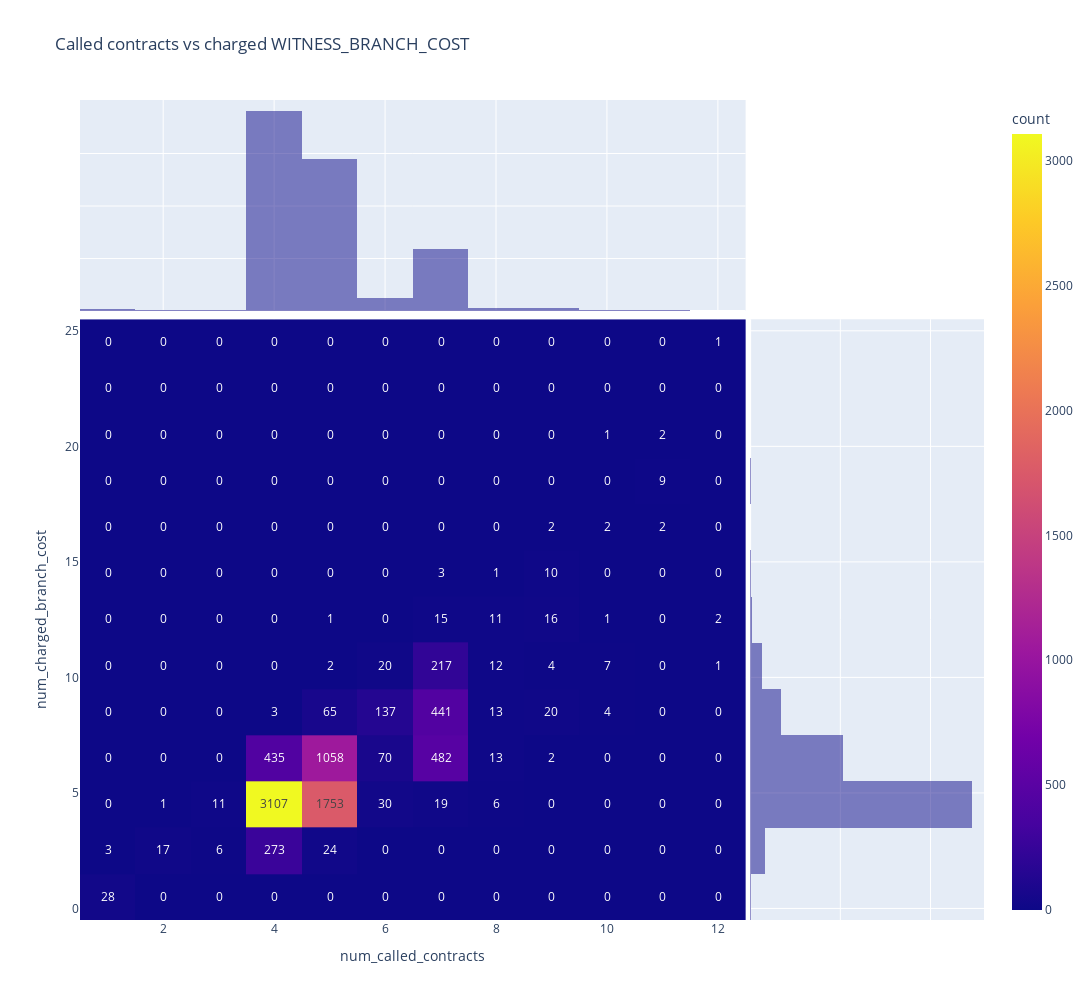

The notebook cell this image was saved under:
### Code cell
WITNESS_BRANCH_COST = 1900

# Create dataframe with: tx, num_contracts, avg_bytes_used_per_chunk, code_gas_used, charged_branch_cost_count, receipt_gas
df = contract_chunks_base_data.groupby("tx")
df = df.aggregate({"contract_addr": 'nunique', "bytes_used": 'mean', "gas_used": ['sum', lambda x: (x > WITNESS_BRANCH_COST).sum()]}).reset_index()

df2 = pd.DataFrame()
df2['tx'] = df['tx']
df2['num_called_contracts'] = df[('contract_addr', 'nunique')]
df2['avg_bytes_used_per_chunk'] = df[('bytes_used', 'mean')]
df2['code_gas_used'] = df[('gas_used', 'sum')]
df2['num_charged_branch_cost'] = df[('gas_used', '<lambda_0>')]

fig = px.density_heatmap(
    df2, 
    title="Called contracts vs charged WITNESS_BRANCH_COST",
    x="num_called_contracts", 
    y="num_charged_branch_cost", 
    marginal_x="histogram", 
    marginal_y="histogram", 
    nbinsx=20, 
    nbinsy=20,
    text_auto=True,
    width=1500,
    height=1000)
fig.show()

jj = df2.sort_values(by=["num_charged_branch_cost"], ascending=False)
print(jj[['tx', 'num_charged_branch_cost']].head().to_markdown())

### Figure 1 — Plotly figure (JSON) as saved in the notebook; plotly's stock layout.template omitted (floating-point values rounded to 4 significant figures; data arrays with more than 128 entries replaced by an {"elided": "..."} marker saying what was removed)
{"data": [{"coloraxis": "coloraxis", "hovertemplate": "num_called_contracts=%{x}<br>num_charged_branch_cost=%{y}<br>count=%{z}<extra></extra>", "name": "", "nbinsx": 20, "nbinsy": 20, "texttemplate": "%{z}", "type": "histogram2d", "x": {"elided": "8363 int values"}, "xaxis": "x", "xbingroup": "x", "y": {"elided": "8363 int values"}, "yaxis": "y", "ybingroup": "y"}, {"alignmentgroup": "True", "bingroup": "x", "hovertemplate": "num_called_contracts=%{x}<br>count=%{y}<extra></extra>", "legendgroup": "", "marker": {"color": "#0d0887"}, "name": "", "offsetgroup": "", "opacity": 0.5, "showlegend": false, "type": "histogram", "x": {"elided": "8363 int values"}, "xaxis": "x3", "yaxis": "y3"}, {"alignmentgroup": "True", "bingroup": "y", "hovertemplate": "num_charged_branch_cost=%{y}<br>count=%{x}<extra></extra>", "legendgroup": "", "marker": {"color": "#0d0887"}, "name": "", "offsetgroup": "", "opacity": 0.5, "showlegend": false, "type": "histogram", "xaxis": "x2", "y": {"elided": "8363 int values"}, "yaxis": "y2"}], "layout": {"barmode": "overlay", "coloraxis": {"colorbar": {"title": {"text": "count"}}, "colorscale": [[0, "#0d0887"], [0.1111, "#46039f"], [0.2222, "#7201a8"], [0.3333, "#9c179e"], [0.4444, "#bd3786"], [0.5556, "#d8576b"], [0.6667, "#ed7953"], [0.7778, "#fb9f3a"], [0.8889, "#fdca26"], [1, "#f0f921"]]}, "height": 1000, "legend": {"tracegroupgap": 0}, "title": {"text": "Called contracts vs charged WITNESS_BRANCH_COST"}, "width": 1500, "xaxis": {"anchor": "y", "autorange": true, "domain": [0, 0.7363], "range": [0.5, 12.5], "title": {"text": "num_called_contracts"}, "type": "linear"}, "xaxis2": {"anchor": "y2", "autorange": true, "domain": [0.7413, 1], "matches": "x2", "range": [0, 5186.0], "showgrid": true, "showline": false, "showticklabels": false, "ticks": ""}, "xaxis3": {"anchor": "y3", "autorange": true, "domain": [0, 0.7363], "matches": "x", "range": [0.5, 12.5], "showgrid": true, "showticklabels": false, "type": "linear"}, "xaxis4": {"anchor": "y4", "domain": [0.7413, 1], "matches": "x2", "showgrid": true, "showline": false, "showticklabels": false, "ticks": ""}, "yaxis": {"anchor": "x", "autorange": true, "domain": [0, 0.7326], "range": [-0.5, 25.5], "title": {"text": "num_charged_branch_cost"}, "type": "linear"}, "yaxis2": {"anchor": "x2", "autorange": true, "domain": [0, 0.7326], "matches": "y", "range": [-0.5, 25.5], "showgrid": true, "showticklabels": false, "type": "linear"}, "yaxis3": {"anchor": "x3", "autorange": true, "domain": [0.7426, 1], "matches": "y3", "range": [0, 4019.0], "showgrid": true, "showline": false, "showticklabels": false, "ticks": ""}, "yaxis4": {"anchor": "x4", "domain": [0.7426, 1], "matches": "y3", "showgrid": true, "showline": false, "showticklabels": false, "ticks": ""}}}
